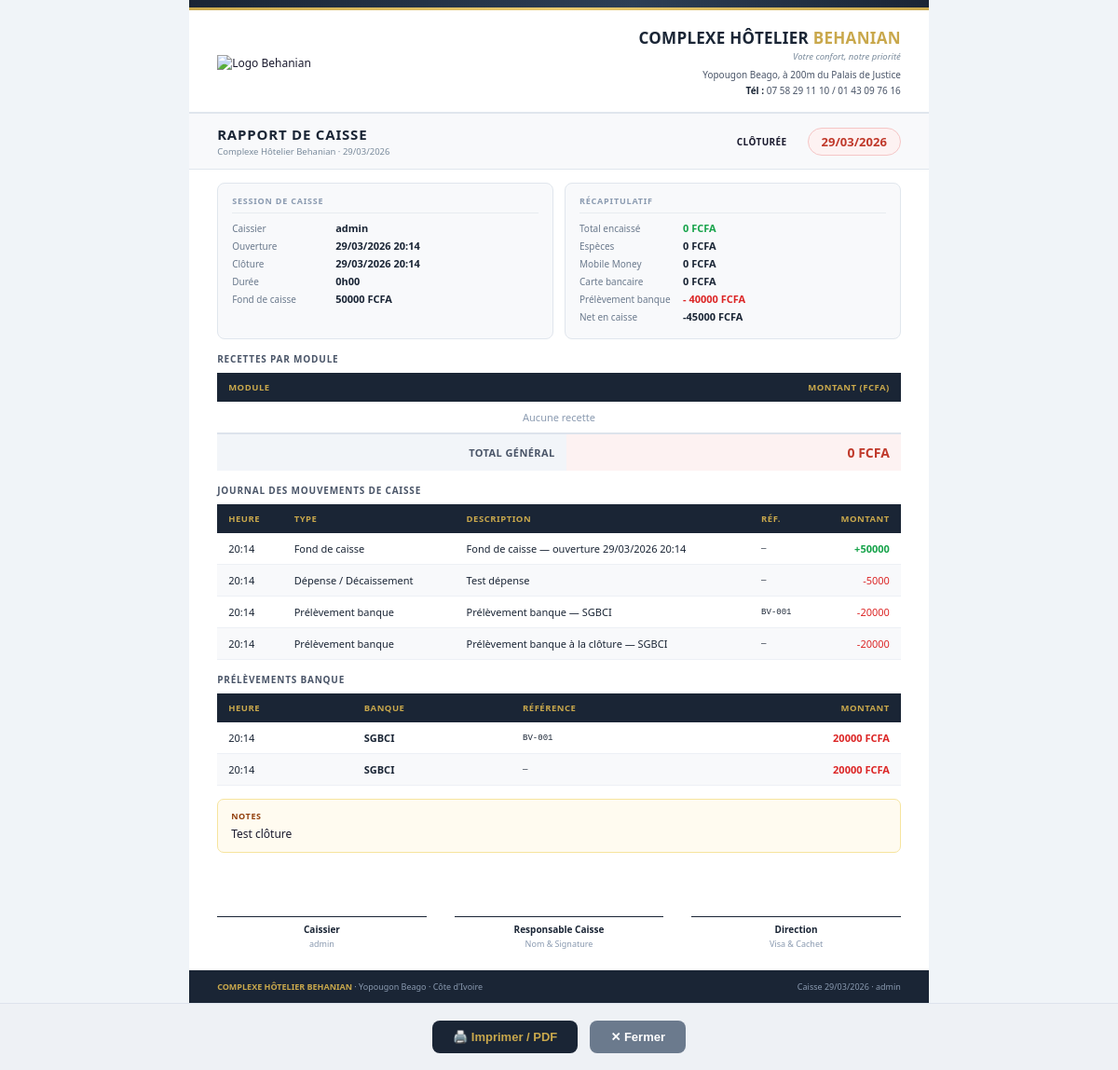
Page /caisse/rapport/ (signed in) on the earlier database version.
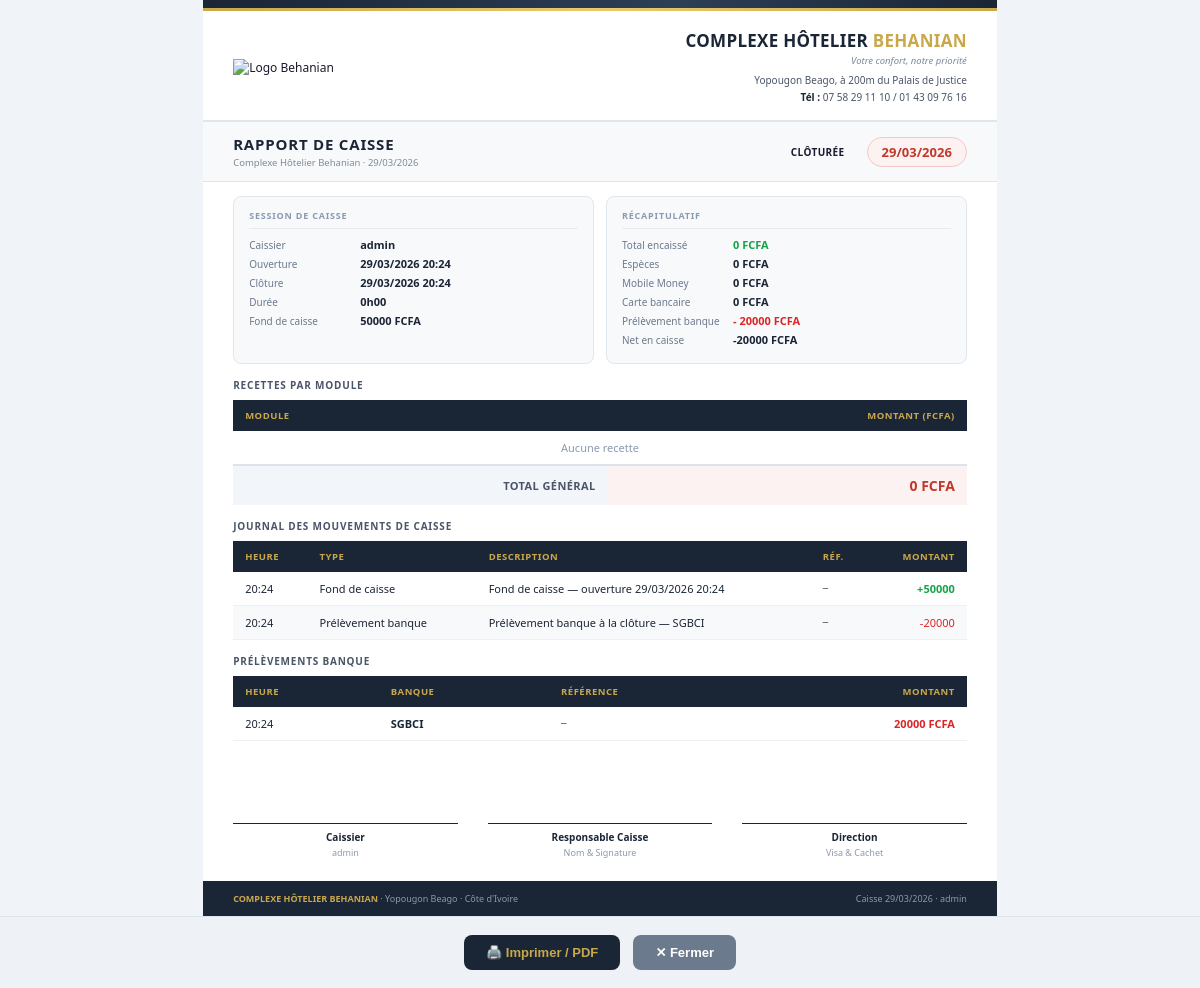
Same page on the later database version.
### caisse/models.py (models this page shows, shortened)
class CaisseSession(models.Model):
    TYPE_CHOICES = [
        ('hotel',    'Caisse Hôtel (Réception)'),
        ('module',   'Caisse Module (Restaurant/Cave/Piscine/Espaces)'),
        ('centrale', 'Caisse Centrale (Manager)'),
    ]
    user = models.ForeignKey(User, on_delete=models.CASCADE, related_name='caisse_sessions')
    type_caisse = models.CharField(max_length=20, choices=TYPE_CHOICES, default='module')
    opened_at = models.DateTimeField(default=timezone.now)
    closed_at = models.DateTimeField(null=True, blank=True)
    is_open = models.BooleanField(default=True)
    fond_caisse = models.DecimalField(max_digits=12, decimal_places=2, default=Decimal('0'))
    fond_caisse_reel = models.DecimalField(max_digits=12, decimal_places=2, default=Decimal('0'), help_text="Fond compté à la clôture")
    total_especes = models.DecimalField(max_digits=12, decimal_places=2, default=Decimal('0'))
    total_mobile  = models.DecimalField(max_digits=12, decimal_places=2, default=Decimal('0'))
    total_carte   = models.DecimalField(max_digits=12, decimal_places=2, default=Decimal('0'))
    total_virement= models.DecimalField(max_digits=12, decimal_places=2, default=Decimal('0'))
    total_general = models.DecimalField(max_digits=12, decimal_places=2, default=Decimal('0'))
    prelevement_banque = models.DecimalField(max_digits=12, decimal_places=2, default=Decimal('0'))
    notes = models.TextField(blank=True)
    class Meta:
        ordering = ['-opened_at']
    @property
    def duree(self):
        fin = self.closed_at or timezone.now()
        delta = fin - self.opened_at
        h, m = divmod(delta.seconds // 60, 60)
        return f"{h}h{m:02d}"

class MouvementCaisse(models.Model):
    TYPE_CHOICES = [
        ('encaissement', 'Encaissement'),
        ('versement',    'Versement module → Caisse'),
        ('prelevement',  'Prélèvement banque'),
        ('depense',      'Dépense / Décaissement'),
        ('remboursement','Remboursement client'),
        ('ajustement',   'Ajustement caisse'),
        ('fond_caisse',  'Fond de caisse'),
    ]
    MODULE_CHOICES = [
        ('hotel',       'Hôtel'),
        ('restaurant',  'Restaurant'),
        ('cave',        'Cave / Bar'),
        ('piscine',     'Piscine'),
        ('espaces',     'Espaces Événementiels'),
        ('caisse',      'Caisse'),
        ('banque',      'Banque'),
        ('autre',       'Autre'),
    ]
    MODE_CHOICES = [
        ('especes',       'Espèces'),
        ('mobile_money',  'Mobile Money'),
        ('orange_money',  'Orange Money'),
        ('wave',          'Wave'),
        ('carte_bancaire','Carte Bancaire'),
        ('virement',      'Virement'),
        ('cheque',        'Chèque'),
        ('autre',         'Autre'),
    ]
    session   = models.ForeignKey(CaisseSession, on_delete=models.CASCADE, related_name='mouvements', null=True, blank=True)
    type      = models.CharField(max_length=20, choices=TYPE_CHOICES)
    module    = models.CharField(max_length=20, choices=MODULE_CHOICES, default='caisse')
    montant   = models.DecimalField(max_digits=12, decimal_places=2)
    mode_paiement = models.CharField(max_length=20, choices=MODE_CHOICES, default='especes')
    description = models.CharField(max_length=300, blank=True)
    reference   = models.CharField(max_length=100, blank=True, help_text="N° ticket, facture, bon…")
    date        = models.DateTimeField(default=timezone.now)
    cree_par    = models.ForeignKey(User, on_delete=models.SET_NULL, null=True, related_name='mouvements_caisse')
    valide      = models.BooleanField(default=True)
    class Meta:
        ordering = ['-date']
    @property
    def est_entree(self):
        return self.type in ('encaissement', 'versement', 'fond_caisse', 'ajustement')

class PrelevementBanque(models.Model):
    session     = models.ForeignKey(CaisseSession, on_delete=models.CASCADE, related_name='prelevements', null=True, blank=True)
    montant     = models.DecimalField(max_digits=12, decimal_places=2)
    date        = models.DateTimeField(default=timezone.now)
    banque      = models.CharField(max_length=100, blank=True, help_text="Nom de la banque")
    reference   = models.CharField(max_length=100, blank=True, help_text="N° bordereau")
    notes       = models.TextField(blank=True)
    cree_par    = models.ForeignKey(User, on_delete=models.SET_NULL, null=True)
    valide      = models.BooleanField(default=True)
    class Meta:
        ordering = ['-date']

### caisse/views.py (the view)
# urls.py: path('rapport/', views.rapport_caisse, name='rapport'),
@require_module_access('caisse')
def rapport_caisse(request, session_id=None):
    if session_id:
        session = get_object_or_404(CaisseSession, pk=session_id)
    else:
        today = timezone.now().date()
        session = CaisseSession.objects.filter(
            opened_at__date=today, user=request.user
        ).order_by('-opened_at').first()
    if not session:
        return redirect('caisse:index')
    date = session.opened_at.date()
    stats = get_stats_jour(date)
    mouvements = MouvementCaisse.objects.filter(
        session=session, valide=True
    ).order_by('date')
    prelevements = PrelevementBanque.objects.filter(
        session=session, valide=True
    ).order_by('date')
    return render(request, 'caisse/rapport.html', {
        'session': session,
        'stats': stats,
        'mouvements': mouvements,
        'prelevements': prelevements,
    })

### utils/permissions.py (called while the page is built, shortened)
def get_user_groups(user):
    return list(user.groups.values_list('name', flat=True))

def user_has_access(user, module):
    if not user.is_authenticated:
        return False
    if user.is_superuser:
        return True

def require_module_access(module):
    def decorator(view_func):
        @wraps(view_func)
        @login_required
        def wrapper(request, *args, **kwargs):
            if not user_has_access(request.user, module):
                messages.error(request,
                    "Accès refusé — vous n'avez pas les droits pour accéder à ce module.")
                return redirect('dashboard:index')
            return view_func(request, *args, **kwargs)
        return wrapper
    return decorator

def get_accessible_modules(user):
    if user.is_superuser:
        return ['dashboard', 'hotel', 'restaurant', 'bar', 'cuisine',
                'piscine', 'boite_nuit', 'espaces', 'caisse', 'facturation',
                'parametres', 'users']

### templates/caisse/rapport.html (shortened to what the changed rows need)
{% extends 'print_base.html' %}
{% block doc_content %}
<div class="doc-title-band">
  <div>
    <div class="doc-title-text">RAPPORT DE CAISSE</div>
    <div class="doc-title-sub">Complexe Hôtelier Behanian · {{ session.opened_at|date:"d/m/Y" }}</div>
  </div>
  <div class="doc-title-right">
    <span class="badge badge-{% if session.is_open %}en_attente{% else %}validee{% endif %}">{% if session.is_open %}En cours{% else %}Clôturée{% endif %}</span>
    <span class="doc-ref">{{ session.opened_at|date:"d/m/Y" }}</span>
  </div>
</div>
<div class="meta-grid cols-2">
  <div class="meta-box">
    <div class="meta-row"><span class="meta-lbl">Caissier</span><span class="meta-val bold">{{ session.user.get_full_name|default:session.user.username }}</span></div>
    <div class="meta-row"><span class="meta-lbl">Ouverture</span><span class="meta-val">{{ session.opened_at|date:"d/m/Y H:i" }}</span></div>
    {% if session.closed_at %}<div class="meta-row"><span class="meta-lbl">Clôture</span><span class="meta-val">{{ session.closed_at|date:"d/m/Y H:i" }}</span></div>{% endif %}
    <div class="meta-row"><span class="meta-lbl">Durée</span><span class="meta-val">{{ session.duree }}</span></div>
    <div class="meta-row"><span class="meta-lbl">Fond de caisse</span><span class="meta-val">{{ session.fond_caisse|floatformat:0 }} FCFA</span></div>
  </div>
  <div class="meta-box">
    <div class="meta-row"><span class="meta-lbl">Prélèvement banque</span><span class="meta-val" style="color:#dc2626">- {{ stats.prelevements|floatformat:0 }} FCFA</span></div>
    <div class="meta-row"><span class="meta-lbl">Net en caisse</span><span class="meta-val bold">{{ stats.net|floatformat:0 }} FCFA</span></div>
  </div>
</div>
<div class="content-section">
  <div class="section-title">Recettes par module</div>
  <table class="doc-table">
    <thead><tr><th>Module</th><th class="r">Montant (FCFA)</th></tr></thead>
  </table>
</div>
{% if mouvements %}
<div class="content-section">
  <div class="section-title">Journal des mouvements de caisse</div>
  <table class="doc-table">
    <thead><tr><th>Heure</th><th>Type</th><th>Description</th><th>Réf.</th><th class="r">Montant</th></tr></thead>
    <tbody>
    {% for mv in mouvements %}
    <tr>
      <td>{{ mv.date|date:"H:i" }}</td>
      <td>{{ mv.get_type_display }}</td>
      <td>{{ mv.description|default:"—" }}</td>
      <td style="font-family:monospace;font-size:9px">{{ mv.reference|default:"—" }}</td>
      <td class="r {% if mv.est_entree %}bold{% endif %}" style="color:{% if mv.est_entree %}#16a34a{% else %}#dc2626{% endif %}">
        {% if mv.est_entree %}+{% else %}-{% endif %}{{ mv.montant|floatformat:0 }}
      </td>
    </tr>
    {% endfor %}
    </tbody>
  </table>
</div>
{% endif %}
{% if prelevements %}
<div class="content-section">
  <div class="section-title">Prélèvements banque</div>
  <table class="doc-table">
    <thead><tr><th>Heure</th><th>Banque</th><th>Référence</th><th class="r">Montant</th></tr></thead>
    <tbody>
    {% for p in prelevements %}
    <tr>
      <td>{{ p.date|date:"H:i" }}</td>
      <td class="bold">{{ p.banque|default:"—" }}</td>
      <td style="font-family:monospace;font-size:9px">{{ p.reference|default:"—" }}</td>
      <td class="r bold" style="color:#dc2626">{{ p.montant|floatformat:0 }} FCFA</td>
    </tr>
    {% endfor %}
    </tbody>
  </table>
</div>
{% endif %}
{% if session.notes %}
<div class="notes-box"><strong>Notes</strong> {{ session.notes }}</div>
{% endif %}
<div class="signatures cols-3">
  <div class="sig-box"><div class="sig-line">Caissier</div><div class="sig-hint">{{ session.user.get_full_name|default:session.user.username }}</div></div>
  <div class="sig-box"><div class="sig-line">Responsable Caisse</div><div class="sig-hint">Nom &amp; Signature</div></div>
  <div class="sig-box"><div class="sig-line">Direction</div><div class="sig-hint">Visa &amp; Cachet</div></div>
</div>
{% endblock %}
{% block doc_footer_right %}Caisse {{ session.opened_at|date:"d/m/Y" }} · {{ session.user.get_full_name|default:session.user.username }}{% endblock %}

Differences in the rows shown:
removed CaisseSession: opened_at "29/03/2026", user.get_full_name "admin", opened_at "29/03/2026 20:14", closed_at "29/03/2026 20:14", duree "0h00", fond_caisse "50000", notes "Test clôture"
removed MouvementCaisse: date "20:14", type "Fond de caisse", description "Fond de caisse — ouverture 29/03/2026 20:14", reference "—", montant "50000"
removed MouvementCaisse: date "20:14", type "Dépense / Décaissement", description "Test dépense", reference "—", montant "5000"
removed MouvementCaisse: date "20:14", type "Prélèvement banque", description "Prélèvement banque — SGBCI", reference "BV-001", montant "20000"
removed MouvementCaisse: date "20:14", type "Prélèvement banque", description "Prélèvement banque à la clôture — SGBCI", reference "—", montant "20000"
removed PrelevementBanque: date "20:14", banque "SGBCI", reference "BV-001", montant "20000"
removed PrelevementBanque: date "20:14", banque "SGBCI", reference "—", montant "20000"
added CaisseSession: opened_at "29/03/2026", user.get_full_name "admin", opened_at "29/03/2026 20:24", closed_at "29/03/2026 20:24", duree "0h00", fond_caisse "50000"
added MouvementCaisse: date "20:24", type "Fond de caisse", description "Fond de caisse — ouverture 29/03/2026 20:24", reference "—", montant "50000"
added MouvementCaisse: date "20:24", type "Prélèvement banque", description "Prélèvement banque à la clôture — SGBCI", reference "—", montant "20000"
added PrelevementBanque: date "20:24", banque "SGBCI", reference "—", montant "20000"
Other differences:
{{ stats.prelevements|floatformat:0 }}: "40000" → "20000"
{{ stats.net|floatformat:0 }}: "-45000" → "-20000"
text no longer shown: "NOTES"
